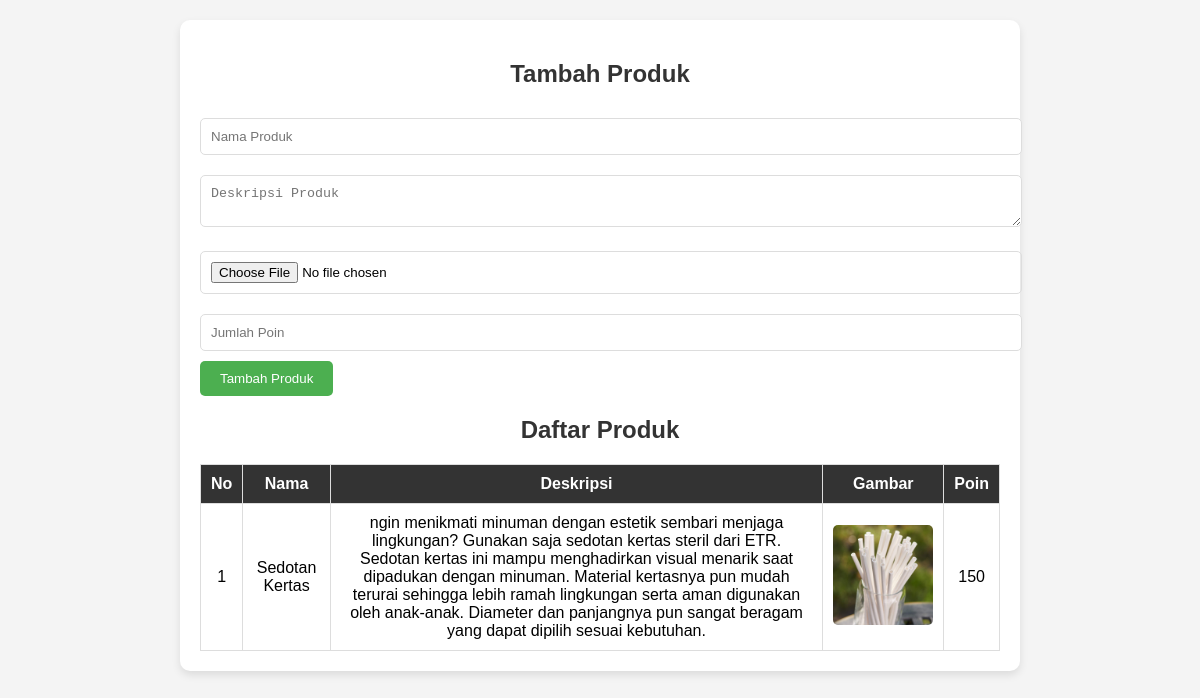
The app's page /add_products.php (signed in) with its own data.
### tables this page shows
CREATE TABLE `products` (
  `id` int(11) NOT NULL,
  `name` varchar(255) NOT NULL,
  `description` text DEFAULT NULL,
  `image` varchar(255) DEFAULT NULL,
  `points` int(11) NOT NULL,
  `created_at` timestamp NOT NULL DEFAULT current_timestamp()
);

### add_products.php (the view, shortened to what this page needs)
<?php
$conn = new mysqli('localhost', 'root', '', 'user_management');
$result = $conn->query("SELECT * FROM products");
?>
<!DOCTYPE html>
<html lang="en">
<head>
</head>
<body>
    <div class="container">
        <h2>Tambah Produk</h2>
        <form method="POST" action="" enctype="multipart/form-data">
            <input type="text" name="name" placeholder="Nama Produk" required>
            <textarea name="description" placeholder="Deskripsi Produk"></textarea>
            <input type="file" name="image" accept="image/*" required>
            <input type="number" name="points" placeholder="Jumlah Poin" required>
            <button type="submit">Tambah Produk</button>
        </form>
        <h2>Daftar Produk</h2>
        <table>
            <thead>
                <tr>
                    <th>No</th>
                    <th>Nama</th>
                    <th>Deskripsi</th>
                    <th>Gambar</th>
                    <th>Poin</th>
                </tr>
            </thead>
            <tbody>
                <?php
                if ($result->num_rows > 0) {
                    $no = 1;
                    while ($row = $result->fetch_assoc()) {
                        echo "<tr>
                            <td>{$no}</td>
                            <td>{$row['name']}</td>
                            <td>{$row['description']}</td>
                            <td><img src='{$row['image']}' alt='Gambar Produk'></td>
                            <td>{$row['points']}</td>
                        </tr>";
                        $no++;
                    }
                } else {
                    echo "<tr><td colspan='5'>Belum ada produk.</td></tr>";
                }
                ?>
            </tbody>
        </table>
    </div>
</body>
</html>

### add_products.php (style rules this page uses)
body { font-family: Arial, sans-serif; margin: 0; padding: 0; background-color: #f4f4f4; }
.container { max-width: 800px; margin: 20px auto; padding: 20px; background-color: white; border-radius: 10px; box-shadow: 0 4px 8px rgba(0, 0, 0, 0.1); }
h2 { text-align: center; color: #333; }
form { margin-bottom: 20px; }
form input, form textarea { width: 100%; padding: 10px; margin: 10px 0; border: 1px solid #ddd; border-radius: 5px; }
form button { background-color: #4CAF50; color: white; border: none; padding: 10px 20px; border-radius: 5px; cursor: pointer; }
table { width: 100%; border-collapse: collapse; }
table th, table td { border: 1px solid #ddd; padding: 10px; text-align: center; }
table th { background-color: #333; color: white; }
table img { max-width: 100px; height: auto; border-radius: 5px; }

### records on screen
products: name "Sedotan Kertas", description "ngin menikmati minuman dengan estetik sembari menjaga lingkungan? Gunakan saja sedotan kertas steril dari ETR. Sedotan kertas ini mampu menghadirkan visual menarik saat dipadukan dengan minuman. Material kertasnya pun mudah terurai sehingga lebih ramah lingkungan serta aman digunakan oleh anak-anak. Diameter dan panjangnya pun sangat beragam yang dapat dipilih sesuai kebutuhan.", image (picture), points "150"
